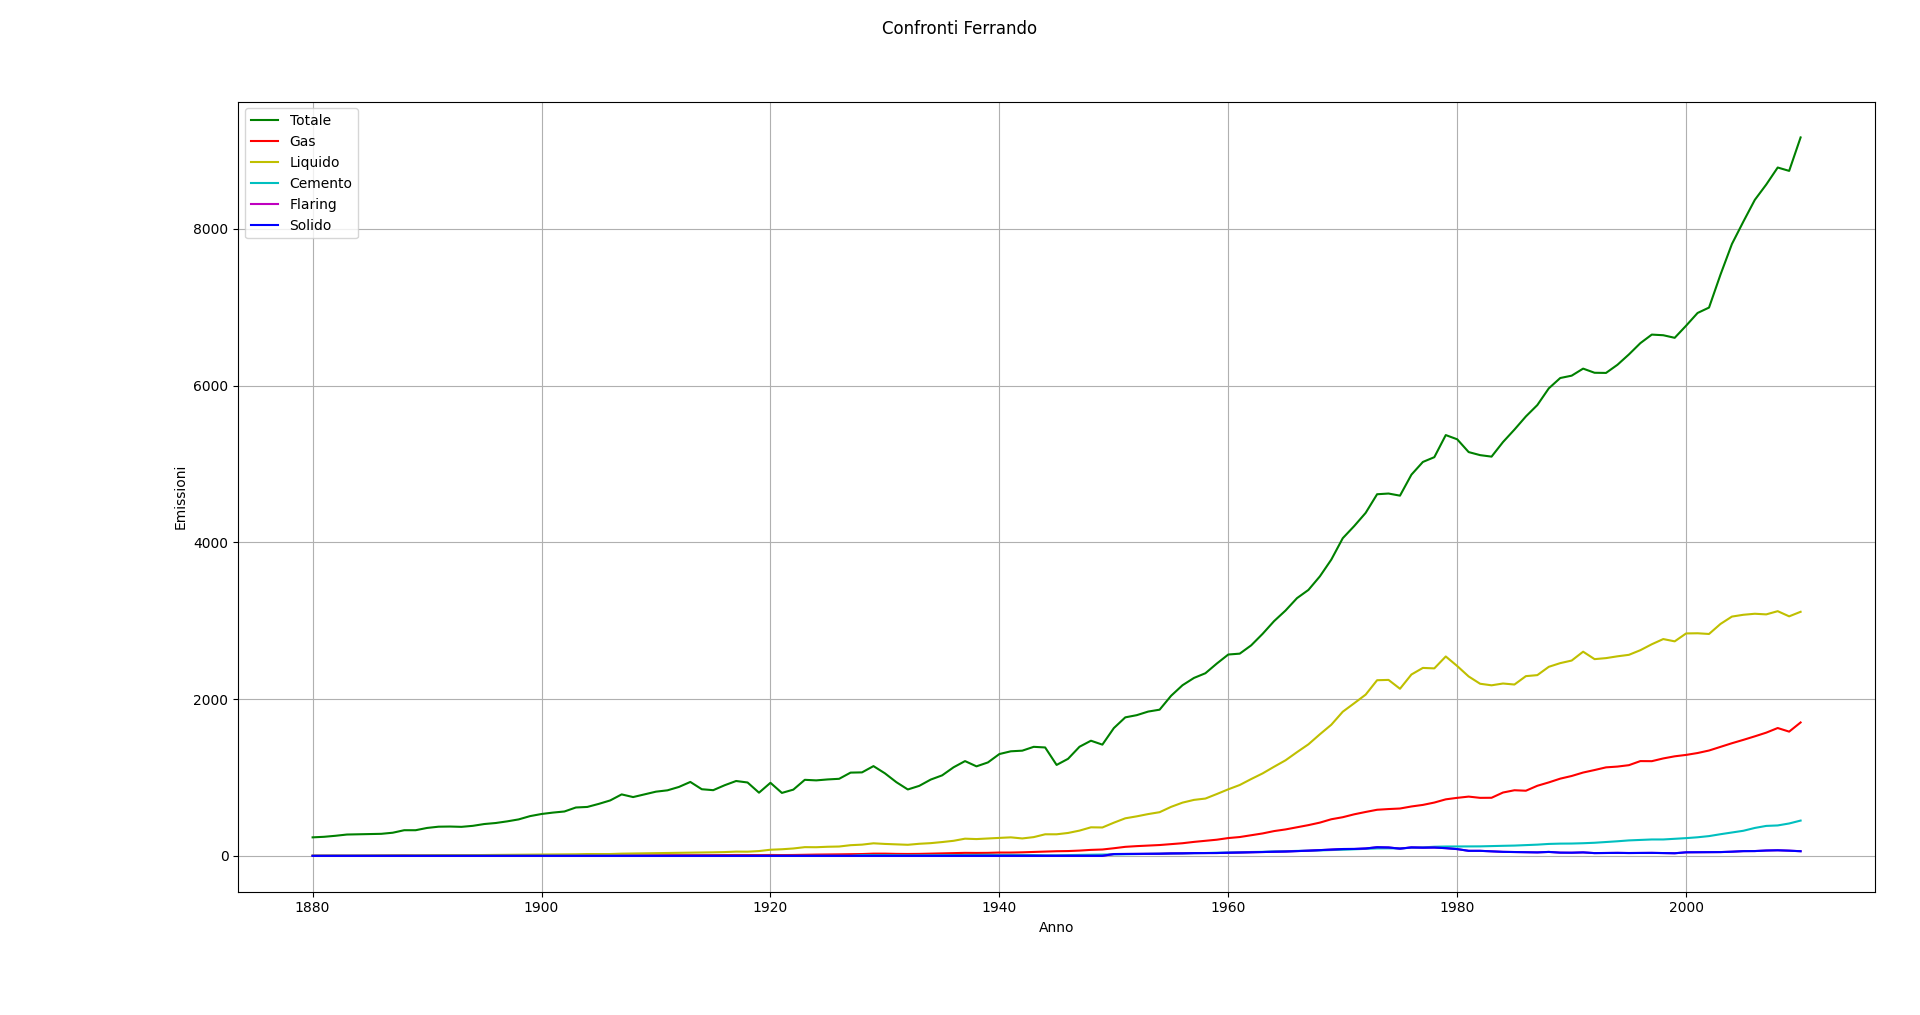

Here is the Python script that generated this plot:
import matplotlib.pyplot as plt
import csv
import numpy as np

year_co2 = []
total = []
gas_fuel = []
liquid_fuel = []
solid_fuel = []
cement = []
gas_flaring = []
pro_capite = []
year_anom = []
anomaly = []

file_co2 = open("CO2_emissions.csv")
file_anom = open("Temperature_Anomaly.csv")

reader_co2 = csv.reader(file_co2, delimiter=',')
reader_anom = csv.reader(file_anom, delimiter=',')

next(reader_co2)
for i in range(5):
    next(reader_anom)

for row in reader_co2:
    if int(row[0]) >= 1880:
        year_co2.append(int(row[0]))
        total.append(float(row[1]))
        gas_fuel.append(float(row[2]))
        liquid_fuel.append(float(row[3]))
        solid_fuel.append(float(row[4]))
        cement.append(float(row[5]))
        gas_flaring.append(float(row[6]))
        #pro_capite.append(float(row[7]))

for row in reader_anom:
    if int(row[0]) <= 2010:
        year_anom.append(int(row[0]))
        anomaly.append(float(row[1]))

fig, (ax1) = plt.subplots(1)

fig.suptitle("Confronti Ferrando")

ax1.plot(year_co2, total, '-g', label="Totale")
ax1.plot(year_co2, gas_fuel, '-r', label="Gas")
ax1.plot(year_co2, liquid_fuel, '-y', label="Liquido")
ax1.plot(year_co2, cement, '-c', label="Cemento")
ax1.plot(year_co2, gas_flaring, '-m', label="Flaring")
ax1.plot(year_co2, gas_flaring, '-b', label="Solido")
ax1.set_xlabel('Anno')
ax1.set_ylabel('Emissioni')
ax1.legend(loc="upper left")

plt.tight_layout()
plt.grid()
plt.show()
